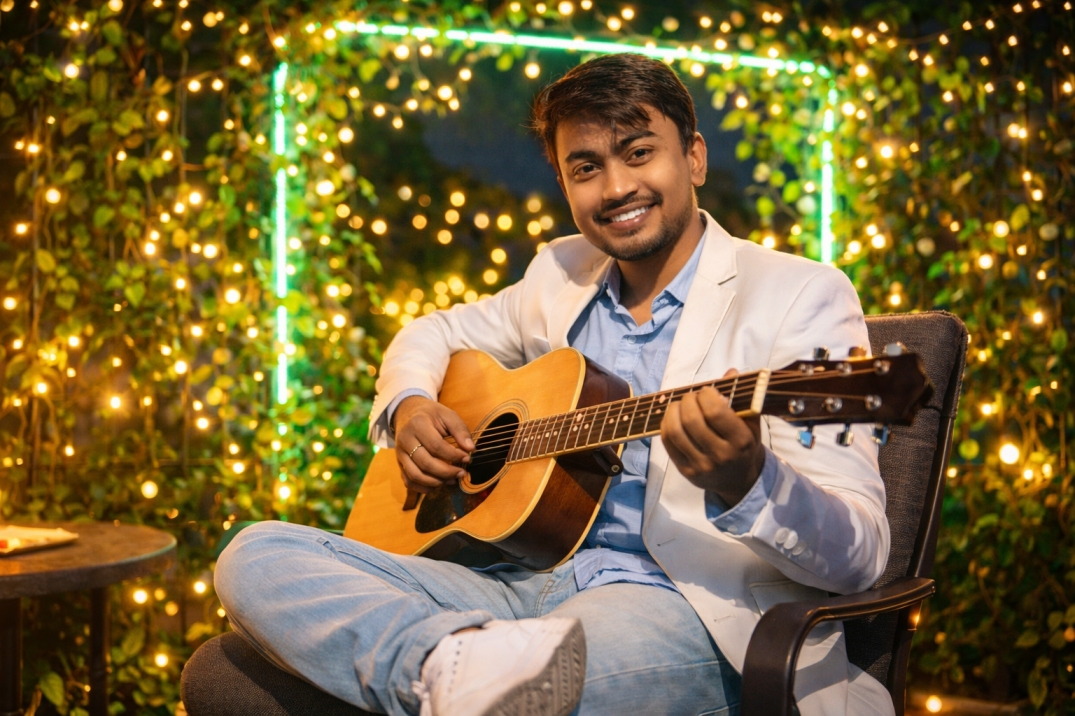
#> input picture input.jpg, 1075 x 716 px, found by its file name
$ python flipped.py
#> lines starting #> are read from the running program, lines starting #| are printed output that depends on the picture
import cv2

image = cv2.imread("input.jpg")
#> image is the input picture: shape (716, 1075, 3); mean B, G, R 57.6, 102.7, 120.7

if image is None:
    print("image not found")
else:
    print("Image loaded")
    flipped_horizontal= cv2.flip(image,1)
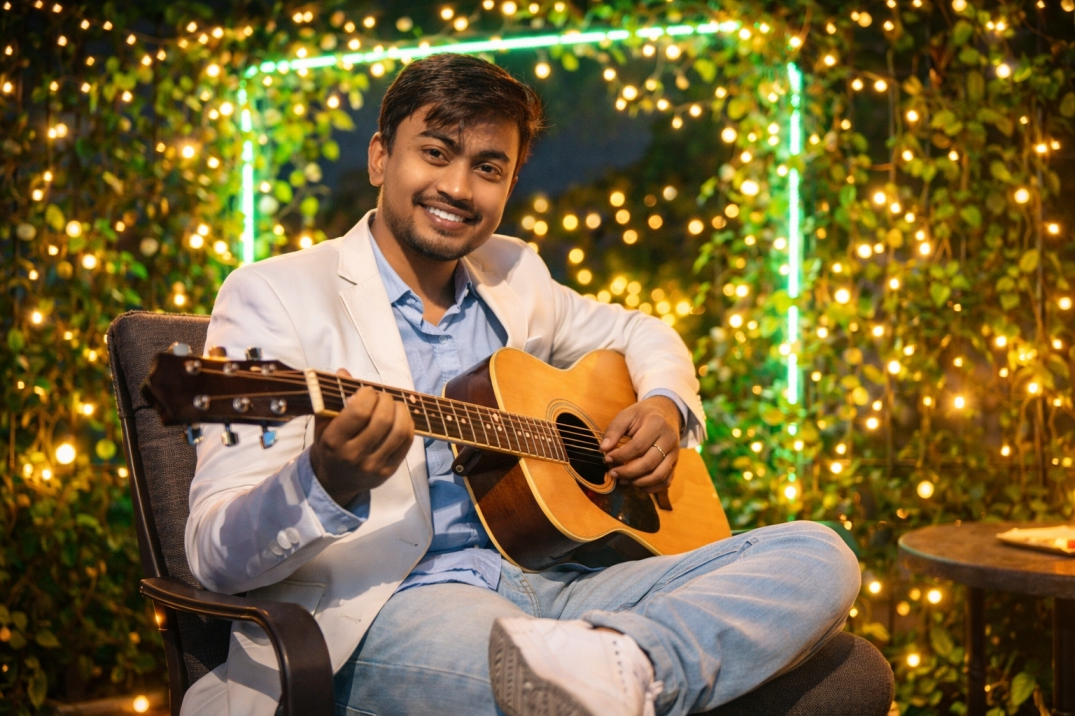
#> flipped_horizontal: shape (716, 1075, 3); mean B, G, R 57.6, 102.7, 120.7
    flipped_vertical= cv2.flip(image,0)
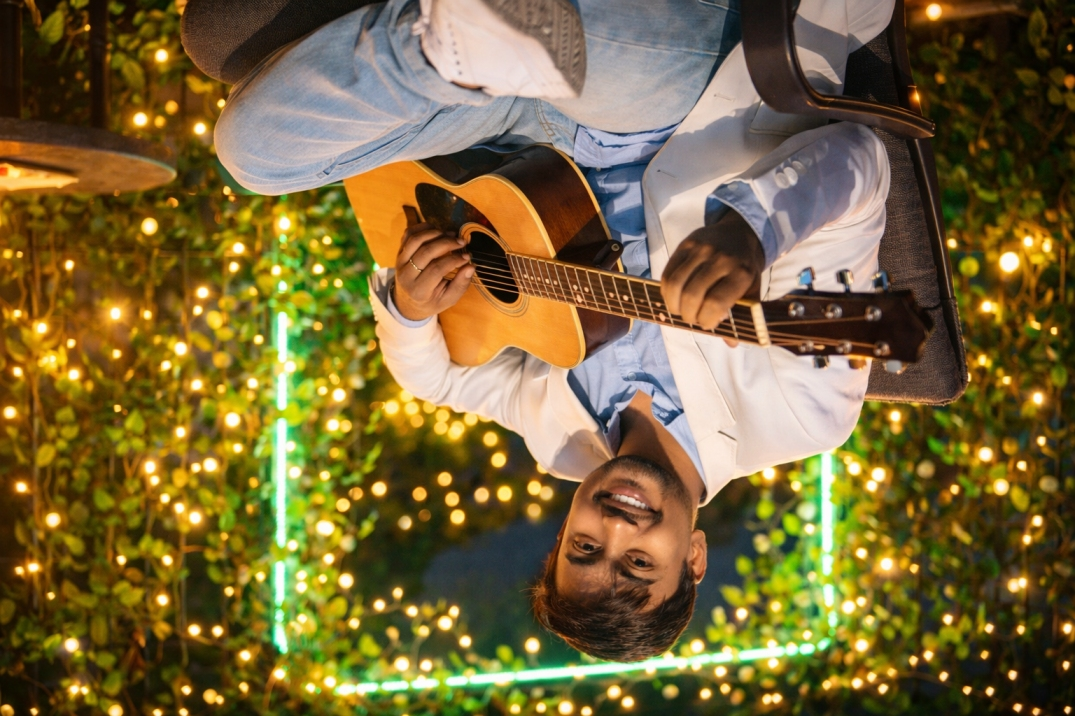
#> flipped_vertical: shape (716, 1075, 3); mean B, G, R 57.6, 102.7, 120.7
    flipped_both= cv2.flip(image,-1)
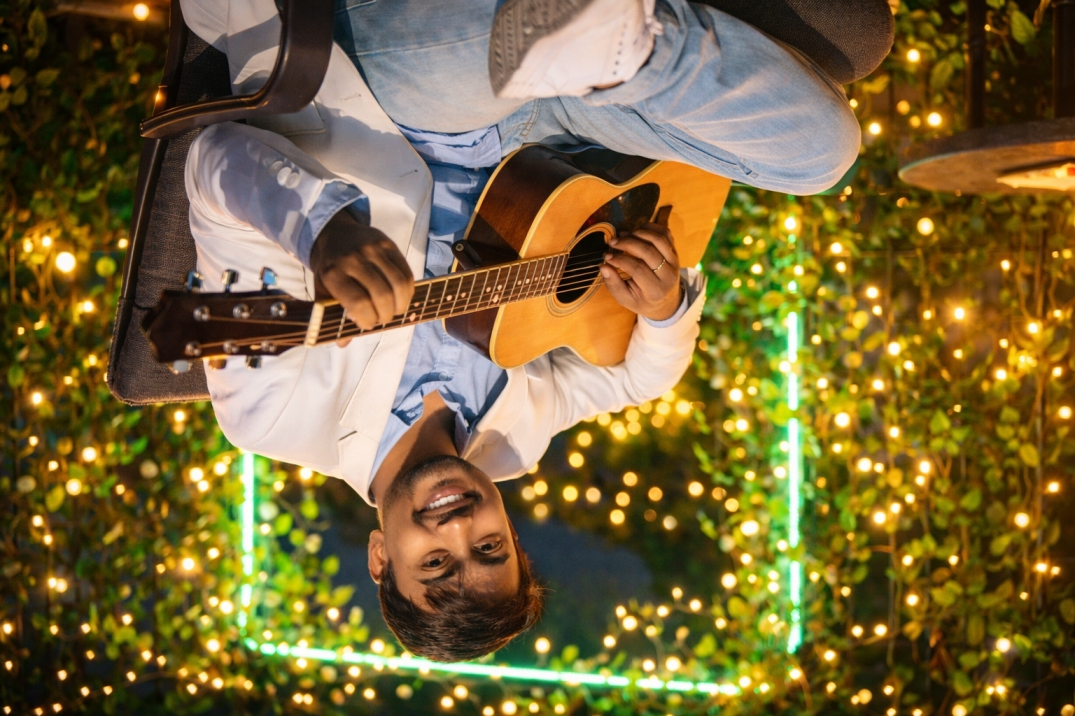
#> flipped_both: shape (716, 1075, 3); mean B, G, R 57.6, 102.7, 120.7

    cv2.imshow("flipped_horizontal",flipped_horizontal)
    cv2.imshow("flipped_vertical",flipped_vertical)
    cv2.imshow("flipped_both",flipped_both)
    cv2.waitKey(0)
    cv2.destroyAllWindows()
